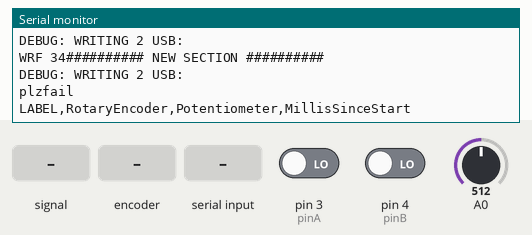
Bench run of a sketch on a simulated Arduino Mega 2560, built with avr-gcc and run on an emulated ATmega2560. Parts: the last lines printed to the serial monitor. Inputs (shaded band) come from the test bench; at power-on: A0 = 512, pin 3 (pinA) LOW, pin 4 (pinB) LOW.

Above: at 1.9 s.
2.0 s: A0 fed a 200 Hz sine of ±255 counts around its level
At 2.11 s:
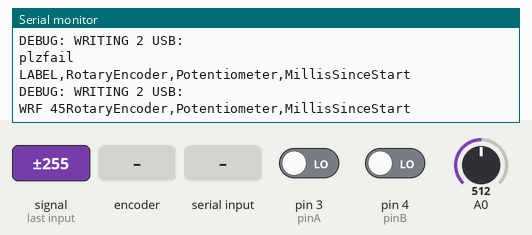
3.7 s: rotary encoder on pin 3 (pinA) / pin 4 (pinB) turned 1 step (first pin leading)
At 4.41 s:
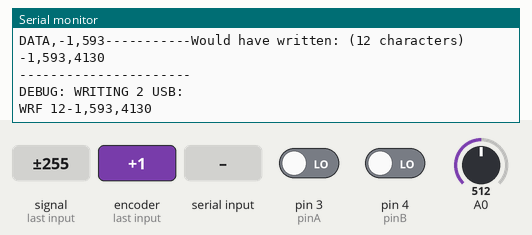
6.9 s: "1\n" received over the second serial link
At 7.38 s:
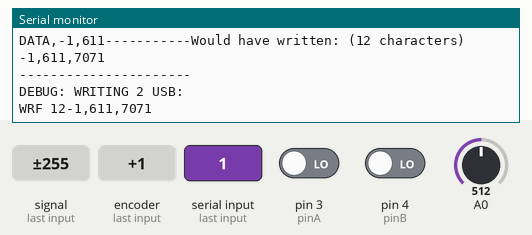
8.5 s: A0 set to 716
At 9.35 s:
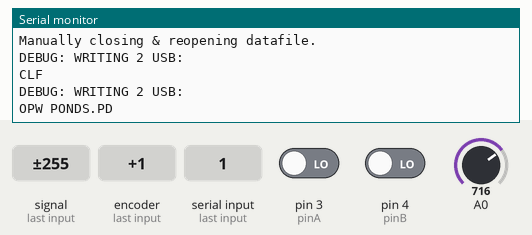
10.0 s: "0\n" received over the second serial link
At 10.6 s:
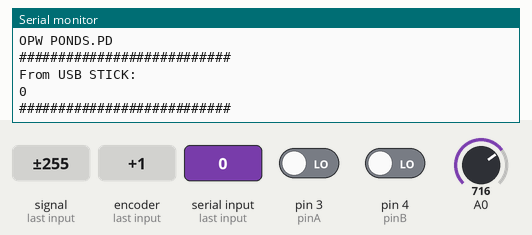
11.5 s: A0 set to 900
At 11.78 s:
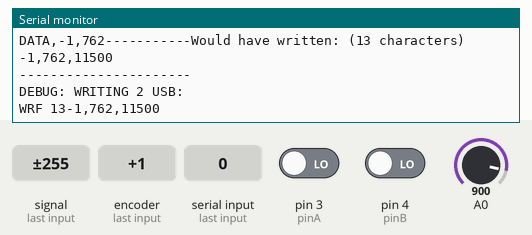
Timing chart, 0 to 14.0 s (numbered marks = the images above; inputs shaded):
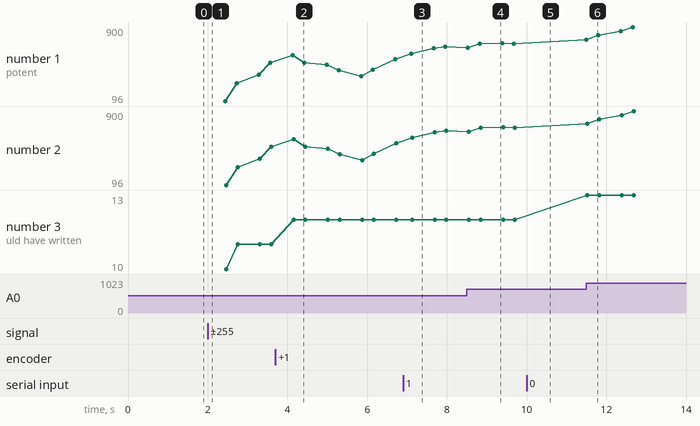

The sketch:

ArduinoPondArea.ino
```cpp
// ############################################
// CONFIG SECTION
bool veryVerboseDebug = true;

int pinA = 3;  // Connected to CLK on KY-040
int pinB = 4;  // Connected to DT on KY-040

int rotaryTicks = 0;
int lastRotaryTicks = 0;

const String usbFileName = "PONDS.PD";

// every n writes we manually close the file and reopen to prevent data
// loss. Lower n = slower perf, but safer
const int USB_WRITE_MANUAL_FLUSH_RATE = 2;

// END CONFIG SECT
// ############################################

int lastRotaryValue; // 1/0 read from rotary

boolean rotatingClockwise;

// set on init so we know what the orientation "0" is
int initialPotentiometerReading = -1;

int lastPotentiometerValue = -1; // cant be -1

// smooths out potentiometer readingts b/c jitter sucks
void addNewPoteniometerPointSample(int newPotentValue);
int rollingAveragePotent();


bool isUsbStickPluggedIn();

// open a filename
void usbOpenFile4Write(const String& filename);
// write some data to an open file
void write2file(const String& data);

// util functions for writing in CSV format
void writeCsvLabel();
void writeCsvRow(int rotaryTickCount, int potentTickCount, double x, double y);

// read all the input coming back from the usb controller
String dumpUsbOutput();

// this is just to add some dealy so that the usb device can start up
// before we do operations on it
long int started;
bool usbDeviceWasSetup;
// Write data to the usb device. If command must have the \r on it!
void usbDeviceWrite(const String& data);
// same as usbDeviceWrite but doesn't read all the response input after writing
// to the device
void usbDeviceWriteUnbuffered(const String& data);

// setup the connection to the usb device
void setupUsbDevice();
void setupUsbStickForWrite(); // open files and add new section delimeter

// alias to make clear that Serial1 is the usb device
HardwareSerial& usbDev = Serial1;

// whether the current usb stick has been 'prepd' for writing data
// basically whether the file is open for writing and some other stuff
bool usbStickIsPrepped = false;

void setup() {
    pinMode(pinA, INPUT);
    pinMode(pinB,  INPUT);
    /* Read Pin A
    Whatever state it's in will reflect the last position
    */
    lastRotaryValue = digitalRead(pinA);
    initialPotentiometerReading = analogRead(A0);
    Serial.begin (9600);
    Serial.println("Now running!");

    started = millis();
    usbDeviceWasSetup = false;
}

void loop() {
  dumpUsbOutput();

  if (millis() - started < 1000) {
    Serial.println("skipped");
    return;
  }

  if (!usbDeviceWasSetup) {
    usbDeviceWasSetup = true;
    setupUsbDevice();
    setupUsbStickForWrite();
    delay(150); // 150ms for the client to prepare for display cause clients were slow & dropping label packets
    writeCsvLabel();
    dumpUsbOutput();
  }

   int newRotaryValue = digitalRead(pinA);
   addNewPoteniometerPointSample(analogRead(A0));
   int newPotentiometerValue = rollingAveragePotent();


   // we only care when the nob rotates. If not, re-loop
   if (newRotaryValue == lastRotaryValue && abs(newPotentiometerValue-lastPotentiometerValue) < 5) // jitter
   {
      return; // reloop
   }

   if (newRotaryValue != lastRotaryValue) {
    // if the knob is rotating, we need to determine direction
    // We do that by reading pin B.
    lastRotaryTicks = rotaryTicks;
    if (digitalRead(pinB) != newRotaryValue) {  // Means pin A Changed first - We're Rotating Clockwise
     rotaryTicks++;
     rotatingClockwise = true;
    } else {// Otherwise B changed first and we're moving CCW
     rotatingClockwise = false;
     rotaryTicks--;
    }
   }


    if (Serial) {
      Serial.print("rotary="); Serial.print(rotaryTicks);
      Serial.print(", potent = "); Serial.println(newPotentiometerValue);
    }

    writeCsvRow(rotaryTicks, newPotentiometerValue);

    // ================================================
    // end of loop
    lastRotaryValue = newRotaryValue;
    lastPotentiometerValue = newPotentiometerValue;
}

// sometimes we get stuck between two discrete values
const int JITTER_SAMPLES_COUNT = 4;
int potentData[JITTER_SAMPLES_COUNT];
int jitter_pointer = 0;

void addNewPoteniometerPointSample(int newPotentValue)
{
  potentData[jitter_pointer++ % JITTER_SAMPLES_COUNT] = newPotentValue;
  jitter_pointer = jitter_pointer%JITTER_SAMPLES_COUNT;
}

int rollingAveragePotent()
{
  int sum = 0;
  for(int i = 0; i < JITTER_SAMPLES_COUNT; i++) sum += potentData[i];
  return sum/JITTER_SAMPLES_COUNT;
}

// And now for CSV utility functions
void writeCsvLabel()
{
  // we write the read sensor values first to preserve the raw data and then our interpreted/calculated x,y points
  // in the cartesian plane
  // so it's (r, theta, x, y)
  String header = "RotaryEncoder,Potentiometer,MillisSinceStart\n";
  if (Serial) {
    Serial.print("LABEL,");
    Serial.println(header);
  }

  write2file(header);
}

void writeCsvRow(int rotaryTickCount, int potentTickCount)
{
  // these need to be in the same order as writeCsvLabel()'s implementatio
  if (Serial) {
    Serial.print("DATA");
    Serial.print(","); Serial.print(rotaryTickCount);
    Serial.print(","); Serial.print(potentTickCount);
  }

  String dataLine = "";
  dataLine += rotaryTickCount;
  dataLine += ',';
  dataLine += potentTickCount;
  dataLine += ',';
  dataLine += millis();
  dataLine += '\n';

  if (veryVerboseDebug)
  {
    Serial.print("-----------Would have written: (");
    Serial.print(dataLine.length());
    Serial.println(" characters)");
    Serial.println(dataLine);
    Serial.println("----------------------");
  }

  write2file(dataLine);
}

void usbDeviceWriteUnbuffered(const String& data)
{
  if (veryVerboseDebug) {
    Serial.println("DEBUG: WRITING 2 USB:");
    Serial.println(data);
  }
  usbDev.write(data.c_str(), data.length());
  delay(data.length());
  usbDev.flush();
  delay(data.length());
}

void usbDeviceWrite(const String& data)
{
  usbDeviceWriteUnbuffered(data);
  dumpUsbOutput();
}

void setupUsbDevice()
{
  usbDev.begin(9600);
  dumpUsbOutput();
  usbDeviceWrite("failingspacercommand\r");
  usbDeviceWrite("IPA\r");
  usbDeviceWrite("ECS\r");
  delay(100);
}

void setupUsbStickForWrite()
{
  // open a file for writing
  usbOpenFile4Write(usbFileName);
  // special delimeter for mathematica to know that
  // this is a new section of the file
  write2file("########## NEW SECTION ##########\n");
  usbDeviceWrite("plzfail\r");
}


int write2fileCount = 0;

void write2file(const String& data) {
  String writeCommand = "WRF ";
  writeCommand += data.length();
  writeCommand += '\r';
  writeCommand += data;
  usbDeviceWrite(writeCommand);
  delay(150);

  if (++write2fileCount >= USB_WRITE_MANUAL_FLUSH_RATE) {
    Serial.println("Manually closing & reopening datafile.");
    write2fileCount = 0;
    usbDeviceWrite("CLF\r");
    usbOpenFile4Write(usbFileName);
  }
}

String dumpUsbOutput()
{
    if (usbDev.available()) {
    String fromUsb = "";
    while (usbDev.available()) {
      char readC = usbDev.read();
      fromUsb += readC;
    }

    // wait 10ms to see if anything else comes
    bool delayWorked = true;
    while (delayWorked) {
      delayWorked = false;
      delay(20);
      while (usbDev.available()) {
        delayWorked = true;
        char readC = usbDev.read();
        fromUsb += readC;
      }
    }


    Serial.println("###########################");
    Serial.println("From USB STICK:");
    Serial.println(fromUsb);
    Serial.println("###########################");

    return fromUsb;
  }

  return "";
}

void usbOpenFile4Write(const String& filename)
{
  usbDeviceWrite("OPW " + filename + "\r");
  delay(200);
  dumpUsbOutput();
}

bool isUsbStickPluggedIn()
{
  usbDeviceWriteUnbuffered("DVL\r");
  delay(100);
  String response = dumpUsbOutput();
  return response != "No Device blalbla";
}
```

Measured:
- after the input at 3.7 s, the serial monitor: prints a new line after 0.43 s (image 2)
- after the input at 6.9 s, the serial monitor: prints a new line after 0.12 s (image 3)
- after the input at 8.5 s, the serial monitor: prints a new line at once (image 4)
- after the input at 10.0 s, the serial monitor: prints a new line after 0.13 s (image 5)
- after the input at 11.5 s, the serial monitor: prints a new line at once (image 6)
- plotted number 1: 514 → 551 after the input at 3.7 s, 551 → 685 after the input at 6.9 s, 685 → 716 after the input at 8.5 s, 716 → 900 after the input at 11.5 s
- plotted number 2: 514 → 551 after the input at 3.7 s, 551 → 685 after the input at 6.9 s, 685 → 716 after the input at 8.5 s, 716 → 900 after the input at 11.5 s
- plotted number 3: 11 → 12 after the input at 3.7 s, 12 → 13 after the input at 11.5 s
